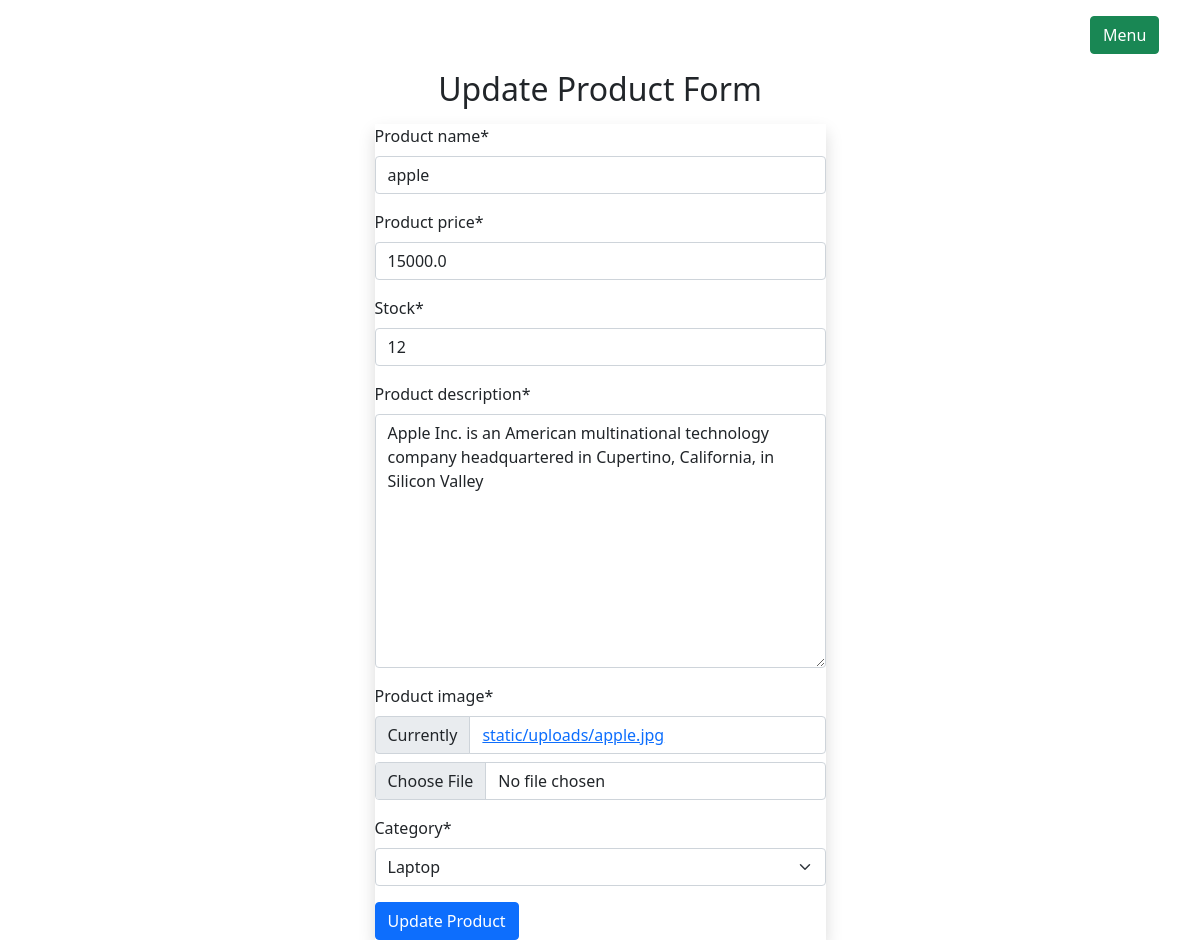
Screenshot of /product/updateproduct/9 (signed in) with the database file from the repository.
### product/models.py (models this page shows, shortened)
class  Product(models.Model):
    product_name=models.CharField(max_length=255)
    product_price=models.FloatField()
    stock=models.IntegerField()
    product_description=models.TextField()
    product_image=models.FileField(upload_to='static/uploads',null=True)
    created_at=models.DateTimeField(auto_now_add=True)
    category=models.ForeignKey(Category,on_delete=models.CASCADE,null=True)

### userapp/auth.py (the view)
    def wapper_function(request,*args,**kwargs):
        if request.user.is_staff:
            return view_function(request,*args,**kwargs)
        else:
            return redirect('/')

### product/forms.py
class ProductForm(ModelForm):
    class Meta:
        model=Product
        fields='__all__'

### product/models.py (called while the page is built)
    def __str__(self):
        return self.category_name

### product/views.py (called while the page is built, shortened)
@login_required
@admin_only
def update_product(request,product_id):
    instance=Product.objects.get(id=product_id)
    context={
        'forms':ProductForm(instance=instance)
    }
    return render(request,'product/updateproduct.html',context)

### userapp/auth.py (called while the page is built)
def admin_only(view_function):
    def wapper_function(request,*args,**kwargs):
        if request.user.is_staff:
            return view_function(request,*args,**kwargs)
        else:
            return redirect('/')
    return wapper_function

### product/templates/product/updateproduct.html (shortened to what this page needs)
{% extends 'admins/adminlayout.html' %}
{% load static %}
{% load crispy_forms_tags %}
{% block main_content %}
  <div class="container">
    <div class="row d-flex justify-content-center">
      <div class="col-md-5">
        <h2 class="text-center my-3">Update Product Form</h2>
        <form action="" method="post" class="shadow" enctype="multipart/form-data" >
          {{ forms | crispy }}
          <div class="mt-3">
            <input type="submit" class="btn btn-primary" value="Update Product" />
          </div>
        </form>
      </div>
    </div>
  </div>
{% endblock %}

### rows the page displays
Product: product_name "apple", product_price "15000.0", stock "12", product_description "Apple Inc. is an American multinational technology company headquartered in Cupertino, California, in Silicon Valley", category "Laptop"
